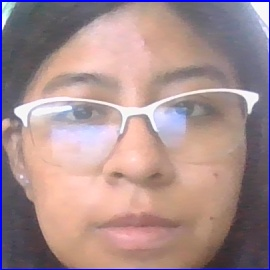
#> input picture foto_5.jpg, 270 x 270 px
$ python -i DeteccionRostrosFin.py   (imports and definitions only)
#> lines starting #> are read from the running program, lines starting #| are printed output that depends on the picture; after the words box and inside, x2 and y2 are one past the last pixel; in counts of white or black regions, pixels touching at a corner belong together
from roboflow import Roboflow
import cv2
import numpy as np
from collections import Counter
import pandas as pd
import matplotlib.pyplot as plt

# [1 line that did not run here, left out]
# [1 line that did not run here, left out]
# [1 line that did not run here, left out]


# Inicializar el clasificador de rostros de OpenCV
face_cascade = cv2.CascadeClassifier(cv2.data.haarcascades + 'haarcascade_frontalface_default.xml')

# Inicializar la captura de video desde la cámara
# [1 line not run here, left out]

# Lista para almacenar los nombres de clase de cada predicción
class_names = []
#función para el dataset
# [63 lines left out: functions consultar_paciente, activar_motor_segun_medicamento, graficar, not called in this run]

def stock_pastillas(path):
#> called with path = 'foto_5.jpg'
  image = cv2.imread(path)
#> image is the input picture: shape (270, 270, 3); mean B, G, R 143.6, 142.5, 168.4
  image = cv2.resize(image, (550,550))
#> image: shape (550, 550, 3)
  image = cv2.cvtColor(image, cv2.COLOR_BGR2RGB)
  base_image = np.copy(image)
  grayscale = cv2.cvtColor(image, cv2.COLOR_BGR2GRAY)

  # Aplicamos Otsu
  ret, thresh = cv2.threshold(grayscale,0,255,cv2.THRESH_OTSU)
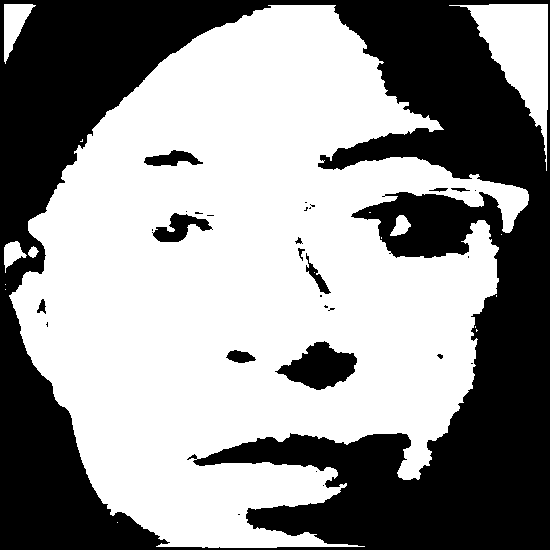
#> thresh: shape (550, 550); 57.8% white; 30 black regions (18 under 20 px), largest, box (x1, y1, x2, y2) and area: (0, 0, 550, 550) 123192, (275, 341, 357, 390) 2265, (152, 213, 213, 242) 836
#> ret = 139
  # usamos closing y opening para eliminar ruido
  structuring_element = np.ones((3,3),np.uint8)
  closing = cv2.morphologyEx(thresh, cv2.MORPH_CLOSE, structuring_element, iterations = 2)
#> closing: shape (550, 550); 58.3% white; 8 black regions, largest, box (x1, y1, x2, y2) and area: (0, 0, 550, 550) 122262, (279, 342, 357, 390) 2233, (154, 214, 209, 242) 798
  opening = cv2.morphologyEx(closing, cv2.MORPH_OPEN, structuring_element, iterations = 1)
#> opening: shape (550, 550); 58.2% white; 8 black regions, largest, box (x1, y1, x2, y2) and area: (0, 0, 550, 550) 122443, (279, 342, 357, 390) 2234, (154, 214, 209, 242) 800

  # Find the area that belong to the background
  sure_bg = cv2.dilate(opening, structuring_element, iterations=1)
#> sure_bg: shape (550, 550); 59.9% white; 8 black regions (1 under 20 px), largest, box (x1, y1, x2, y2) and area: (0, 0, 550, 550) 118030, (280, 343, 356, 389) 1986, (155, 215, 208, 241) 610

  # Find the area of the foreground
  # DistanceTransform replaces the value of each pixel with its distance to the nearest background pixel
  # It Receives as parameters: a binary image, function of distance, kernel size
  dist_transform = cv2.distanceTransform(opening,cv2.DIST_L2,5)
  ret, sure_fg = cv2.threshold(dist_transform,0.5*dist_transform.max(),255,cv2.THRESH_BINARY)
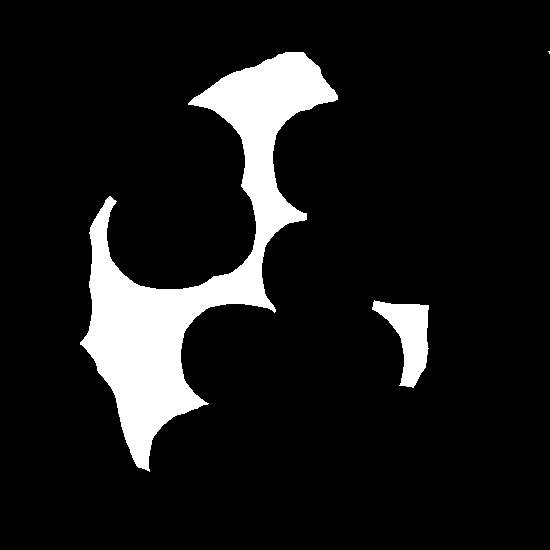
#> sure_fg: shape (550, 550) float32; 10.3% white; 3 white regions (1 under 20 px), largest, box (x1, y1, x2, y2) and area: (80, 52, 338, 472) 28551, (372, 300, 429, 388) 2501
#> ret = 47.97
  sure_fg = np.uint8(sure_fg)

  # Find the unknown region
  unknown = cv2.subtract(sure_bg,sure_fg)
#> unknown: shape (550, 550); 49.6% white; 5 white regions, box (x1, y1, x2, y2) and area: (9, 4, 530, 550) 141651, (466, 3, 550, 152) 6465, (3, 3, 34, 62) 1092, (3, 240, 39, 268) 592, (390, 214, 412, 237) 345

  # Label initial regions (markers)
  ret, markers = cv2.connectedComponents(sure_fg)
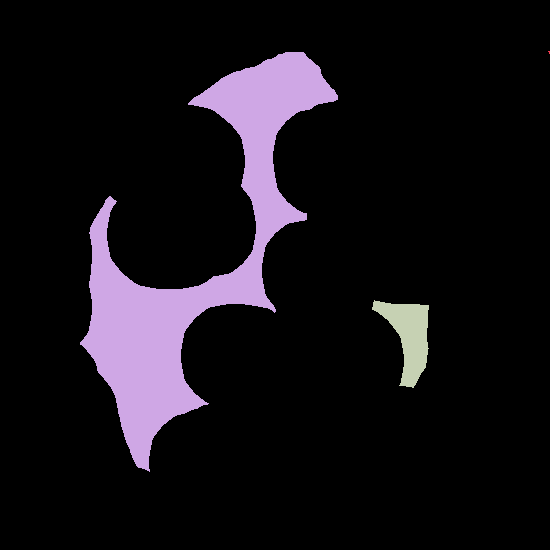
#> markers: shape (550, 550) int32; 4 distinct labels, from 0 to 3; one colour per label, 0 black
#> ret = 4
  # Add one to all tags so the safe background isn't confused with the tag marker 1
  markers = markers+1
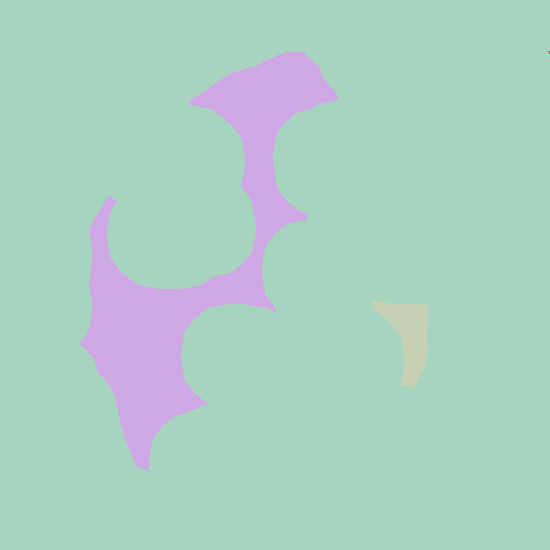
#> markers: shape (550, 550) int32; 4 distinct labels, from 1 to 4; one colour per label, 0 black
  # Define the unknown region with zero pixels
  markers[unknown==255] = 0
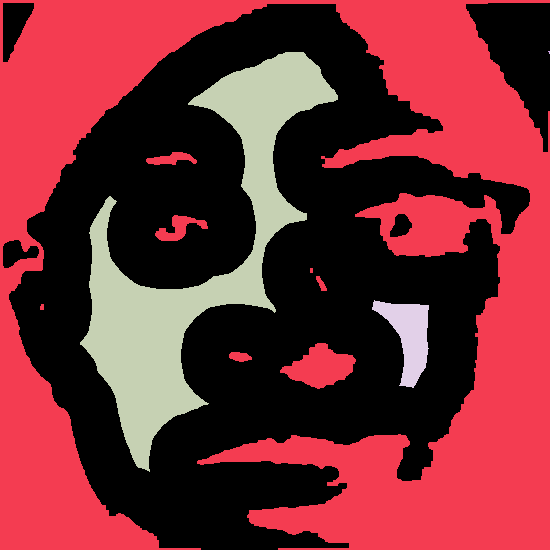
#> markers: shape (550, 550) int32; 5 distinct labels, from 0 to 4; one colour per label, 0 black


  # Apply Watershed Segmentation
  watershed = cv2.watershed(image,markers)
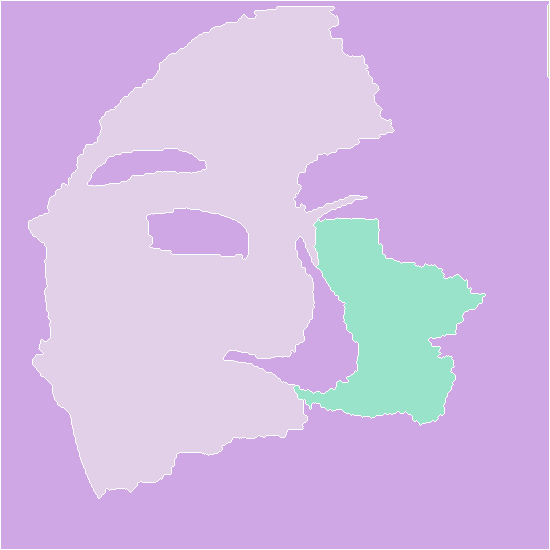
#> watershed: shape (550, 550) int32; 5 distinct labels, from -1 to 4; one colour per label, 0 black, -1 white
  # Watershed assigns the value -1 to region-bounding pixels, so
  # we will assign the color red
  image[watershed == -1] = [255,0,0]
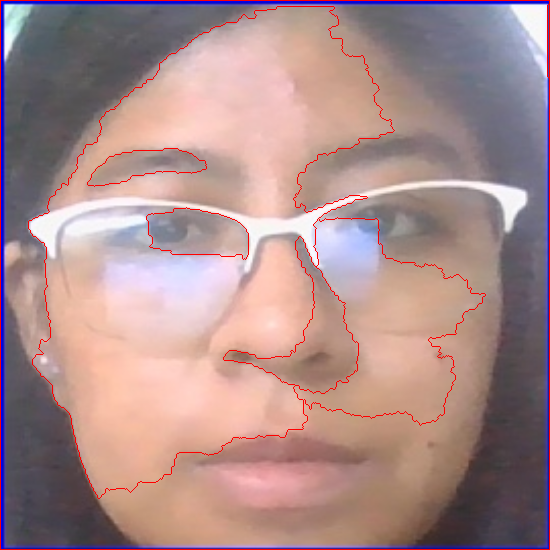
#> image: shape (550, 550, 3); mean R, G, B 170.8, 140.7, 140.5

  #graficar(base_image,thresh,opening,sure_bg,dist_transform,sure_fg,unknown,markers,watershed)

  return watershed.max()

# Mostrar la ventana con el frame de la cámara y rectángulo de detección de rostros
# [64 lines not run here, left out]

# Imprimir el nombre de la clase que más se repite
# [1 line that did not run here, left out]
# [19 lines not run here, left out]

>>> result = stock_pastillas('foto_5.jpg')
#> result = 4
